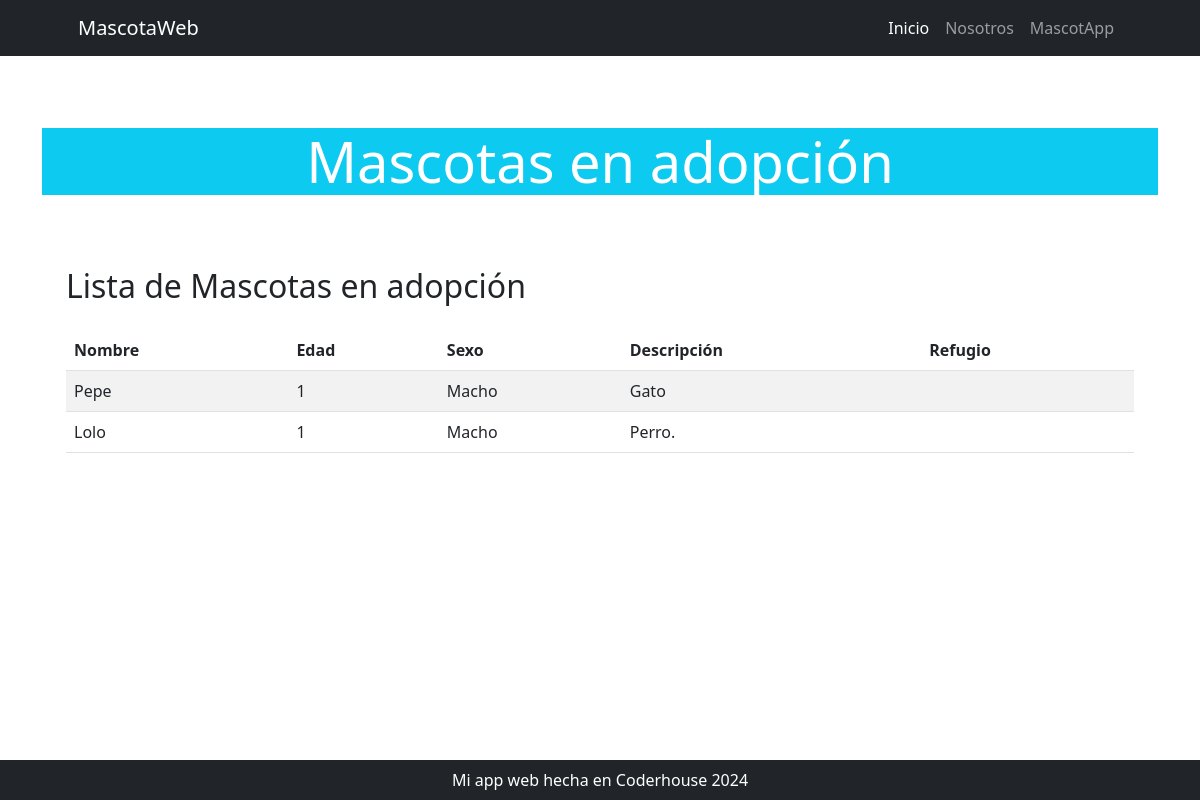
Page /mi_aplicacion/mascota/list on the earlier database version.
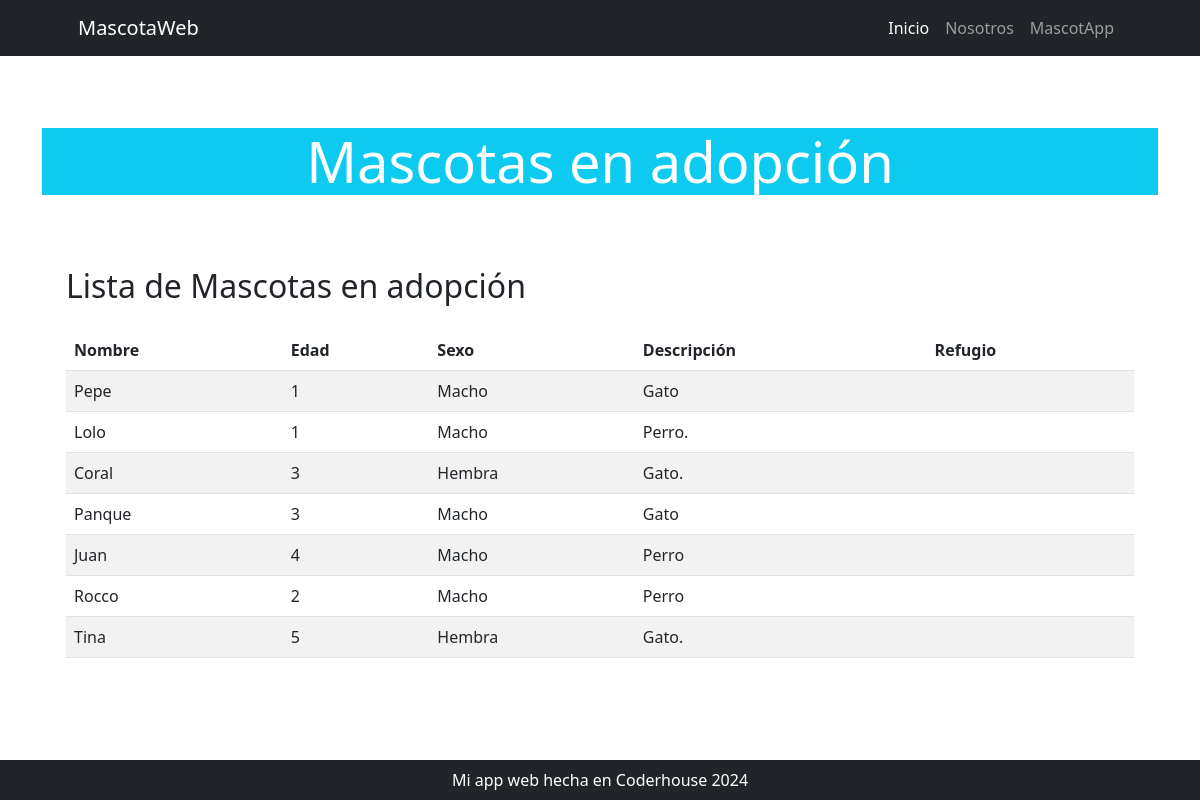
Same page on the later database version.
### mi_aplicacion/models.py (models this page shows, shortened)
class Mascota(models.Model):
    nombre = models.CharField(max_length=150)
    edad = models.IntegerField()
    sexo = models.CharField(max_length=1, choices=[('M', 'Macho'), ('H', 'Hembra')])
    descripcion = models.TextField()

### mi_aplicacion/views.py (the view)
# urls.py: path("mascota/list", views.MascotaList, name="mascota_list"),
def MascotaList(request):
  mascotas = Mascota.objects.filter(adoptante__isnull=True)
  return render(request, 'mi_aplicacion/mascota_list.html', {'mascotas': mascotas})

### mi_aplicacion/templates/mi_aplicacion/mascota_list.html (shortened to what this page needs)
{% extends 'core/base.html' %}
{% block body_title %}
    Mascotas en adopción
{% endblock body_title %}
{% block content %}
    <div class="container my-5">
        <h2 class="mb-4">Lista de Mascotas en adopción</h2>
        <table class="table table-striped">
            <thead>
                <tr>
                    <th scope="col">Nombre</th>
                    <th scope="col">Edad</th>
                    <th scope="col">Sexo</th>
                    <th scope="col">Descripción</th>
                    <th scope="col">Refugio</th>
                </tr>
            </thead>
            <tbody>
                {% for mascota in mascotas %}
                    <tr>
                        <td>{{ mascota.nombre }}</td>
                        <td>{{ mascota.edad }}</td>
                        <td>{{ mascota.get_sexo_display }}</td>
                        <td>{{ mascota.descripcion }}</td>
                        <td>{{ mascota.refugio.nombre }}</td>
                    </tr>
                {% endfor %}
            </tbody>
        </table>
    </div>
{% endblock content %}

### core/templates/core/base.html (shortened to what this page needs)
{% load static %}
<!DOCTYPE html>
<html lang="es">
    <head>
        <link href="{% static 'core/css/styles.css' %}" rel="stylesheet" />
    </head>
    <body>
        {% include 'core/components/navbar.html' %}
        <div class="container px-4 py-lg-4">
            <div class="row align-items-center my-5">
                <h1 class="display-4 text-center mb-4 bg-info text-white ">
                    {% block body_title %}
                    {% endblock body_title %}
                </h1>
            </div>
            {% block content %}
            {% endblock content %}
        </div>
        {% include 'core/components/footer.html' %}
    </body>
</html>

### core/templates/core/components/navbar.html (shortened to what this page needs)
 <nav class="navbar navbar-expand-lg navbar-dark bg-dark">
    <div class="container px-5">
        <a class="navbar-brand" href="#!">MascotaWeb</a>
        <div class="collapse navbar-collapse" id="navbarSupportedContent">
            <ul class="navbar-nav ms-auto mb-2 mb-lg-0">
                <li class="nav-item"><a class="nav-link active" aria-current="page" href="{% url 'core:index' %}">Inicio</a></li>
                <li class="nav-item"><a class="nav-link" href="#!">Nosotros</a></li>
                <li class="nav-item"><a class="nav-link" href="{% url 'mi_aplicacion:index' %}">MascotApp</a></li>
            </ul>
        </div>
    </div>
</nav>

### core/templates/core/components/footer.html
<footer class="py-2 bg-dark fixed-bottom">
    <div class="container px-4 px-lg-5">
        <p class="m-0 text-center text-white">Mi app web hecha en Coderhouse 2024</p>
    </div>
</footer>

Differences in the rows shown:
added Mascota: nombre "Coral", edad "3", sexo "Hembra", descripcion "Gato."
added Mascota: nombre "Panque", edad "3", sexo "Macho", descripcion "Gato"
added Mascota: nombre "Juan", edad "4", sexo "Macho", descripcion "Perro"
added Mascota: nombre "Rocco", edad "2", sexo "Macho", descripcion "Perro"
added Mascota: nombre "Tina", edad "5", sexo "Hembra", descripcion "Gato."
